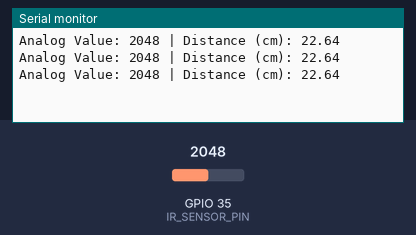
Bench run of a program on a simulated ESP32. Parts: the last lines printed to the serial monitor. The inputs (shaded band) are chosen by the test bench; at power-on: GPIO 35 (IR_SENSOR_PIN) = 2048.

Above: at 2.2 s.
2.3 s: GPIO 35 (IR_SENSOR_PIN) set to 1363
At 2.9 s:
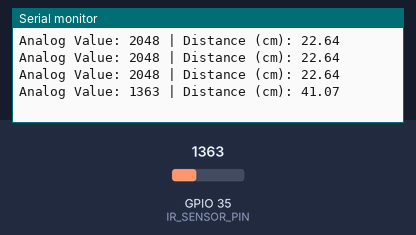
3.8 s: GPIO 35 (IR_SENSOR_PIN) set to 1255
At 4.4 s:
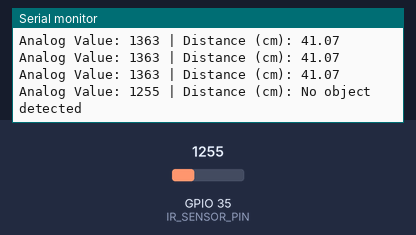

The program:

main.cpp
```cpp
/**
 * @file IRDistanceSensor.ino
 * @brief Reads and converts analog values from an IR distance sensor to distance in centimeters.
 *
 * This program uses an IR sensor connected to an ESP32's analog pin to detect the distance
 * of objects. It converts the analog signal to distance based on a specific equation and
 * displays the result on the Serial Monitor.
 */

#include <Arduino.h>  // Include Arduino core library for ESP32

/**
 * @brief Pin connected to the IR distance sensor.
 */
#define IR_SENSOR_PIN 35  // A3/IO35 on FireBeetle ESP32

/**
 * @brief Baseline threshold for detecting objects.
 *
 * Analog values below this threshold are considered as "no object detected."
 * Adjust based on environmental noise and sensor calibration.
 */
#define BASELINE_THRESHOLD 1300

/**
 * @brief Converts an analog value to distance in centimeters.
 *
 * This function uses a voltage-to-distance conversion formula specific to the
 * GP2Y0A21YK0F IR sensor. If the analog value is below the baseline threshold,
 * it returns -1 to indicate "no object detected."
 *
 * @param analogValue The analog reading from the IR sensor.
 * @return float The calculated distance in centimeters, or -1 if no object is detected.
 */
float analogToDistance(int analogValue) {
    // If analog value is below the threshold, consider "no object"
    if (analogValue <= BASELINE_THRESHOLD) return -1;

    float voltage = analogValue * (3.3 / 4095.0); ///< Convert analog value to voltage
    float distance = 27.86 / (voltage - 0.42);    ///< Convert voltage to distance
    return distance;
}

/**
 * @brief Arduino setup function.
 *
 * Initializes serial communication for displaying sensor data.
 */
void setup() {
    Serial.begin(115200); ///< Start the Serial Monitor
    delay(1000);          ///< Wait for the serial monitor to initialize
}

/**
 * @brief Arduino loop function.
 *
 * Reads the analog value from the IR sensor, converts it to distance,
 * and displays the results on the Serial Monitor. If no object is detected,
 * it prints "No object detected."
 */
void loop() {
    int analogValue = analogRead(IR_SENSOR_PIN); ///< Read analog value from IR sensor
    float distance = analogToDistance(analogValue); ///< Convert analog value to distance

    // Display results with "No object" message if distance is below threshold
    Serial.print("Analog Value: ");
    Serial.print(analogValue);
    Serial.print(" | Distance (cm): ");
    if (distance == -1) {
        Serial.println("No object detected");
    } else {
        Serial.println(distance);
    }

    delay(500);  ///< Delay between readings, adjust as needed
}
```

Measured:
- the behaviour switches between 1301 and 1300 on GPIO 35 (IR_SENSOR_PIN) (found by bisection; images 1 and 2)
- after the input at 2.3 s, the serial monitor: prints a new line after 0.20 s (image 1)
- after the input at 3.8 s, the serial monitor: prints a new line after 0.20 s (image 2)
